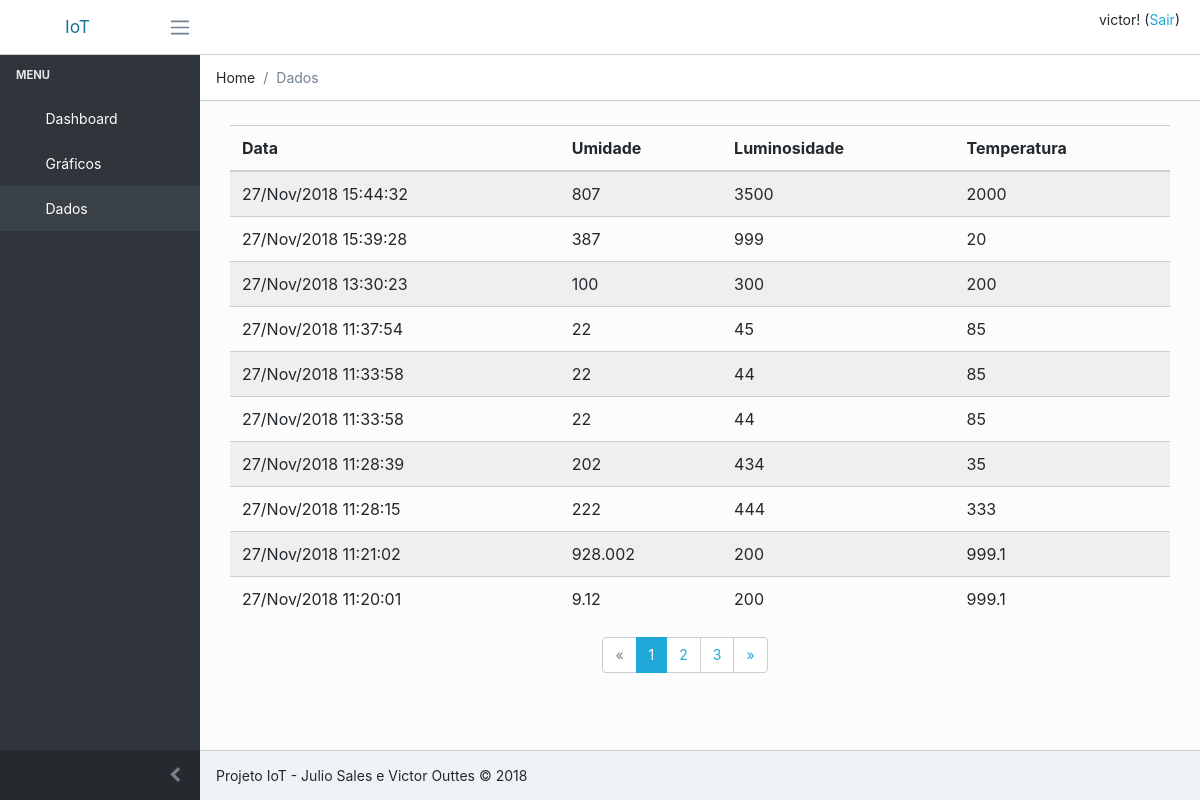
Page /data/ (signed in) on the earlier database version.
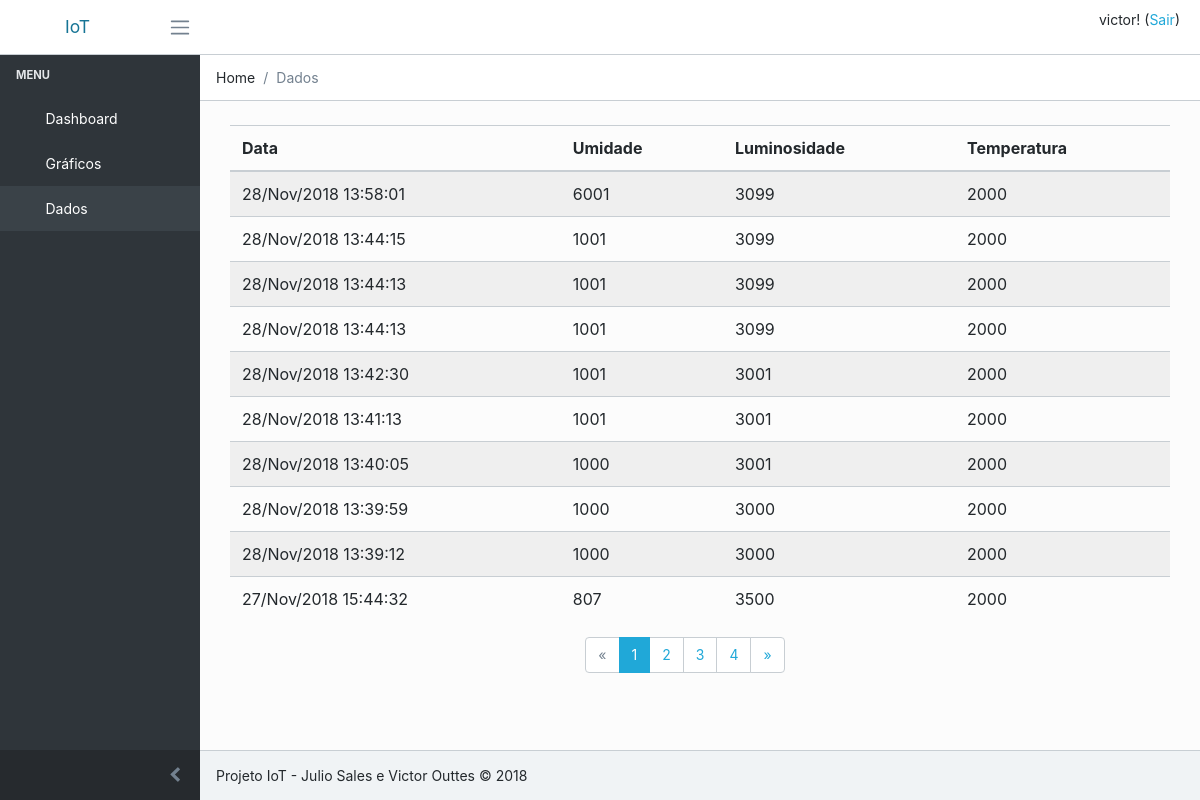
Same page on the later database version.
### home/models.py (models this page shows, shortened)
class Sensor(models.Model):
    date = models.DateTimeField(auto_now_add=True)
    temperature = models.CharField(max_length=30)
    sunlight = models.CharField(max_length=30)
    humidity = models.CharField(max_length=30)

### home/views.py (the view)
# urls.py: path('data/', home_views.list_all, name='data'),
@login_required
def list_all(request):
    page = request.GET.get('page')
    paginator = Paginator(Sensor.objects.order_by('-date').all(), ITEMS_PER_PAGE)
    total = paginator.count
    try:
        alldata = paginator.page(page)
    except InvalidPage:
        alldata = paginator.page(1)
    data = {'alldata': alldata, 'total': total}
    return render(request, 'home/data.html', data)

### home/templates/home/data.html
{% extends 'layout.html' %}
{% block breadcrumb %}
<ol class="breadcrumb">
    <li class="breadcrumb-item">Home</li>
    <li class="breadcrumb-item active">Dados</li>
</ol>
{% endblock %}
{% block main %}
<div class="animated fadeIn">
    <table class="row">
        <div class="table-responsive">
            <table class="table table-striped table-hover">
                <thead>
                    <tr>
                        <th>Data</th>
                        <th>Umidade</th>
                        <th>Luminosidade</th>
                        <th>Temperatura</th>
                    </tr>
                </thead>
                <tbody>
                    {% for d in alldata %}
                    <tr>
                        <td>{{d.date | date:'d/M/Y H:i:s'}}</td>
                        <td>{{d.humidity}}</td>
                        <td>{{d.sunlight}}</td>
                        <td>{{d.temperature}}</td>
                    </tr>
                    {% endfor %}
                </tbody>
            </table>
        </div>
        <div class="container row">
            <div class="col align-self-center">
                {% with alldata as paginated %}
                    {% include 'pagination.html' %}
                {% endwith %}
            </div>
        </div>
    </div>
</div>
{% endblock %}

Differences in the rows shown:
no longer on this page (row unchanged): Sensor: date "27/Nov/2018 15:39:28", humidity "387", sunlight "999", temperature "20"
no longer on this page (row unchanged): Sensor: date "27/Nov/2018 13:30:23", humidity "100", sunlight "300", temperature "200"
no longer on this page (row unchanged): Sensor: date "27/Nov/2018 11:37:54", humidity "22", sunlight "45", temperature "85"
no longer on this page (row unchanged): Sensor: date "27/Nov/2018 11:33:58", humidity "22", sunlight "44", temperature "85"
no longer on this page (row unchanged): Sensor: date "27/Nov/2018 11:33:58", humidity "22", sunlight "44", temperature "85"
no longer on this page (row unchanged): Sensor: date "27/Nov/2018 11:28:39", humidity "202", sunlight "434", temperature "35"
no longer on this page (row unchanged): Sensor: date "27/Nov/2018 11:28:15", humidity "222", sunlight "444", temperature "333"
no longer on this page (row unchanged): Sensor: date "27/Nov/2018 11:21:02", humidity "928.002", sunlight "200", temperature "999.1"
no longer on this page (row unchanged): Sensor: date "27/Nov/2018 11:20:01", humidity "9.12", sunlight "200", temperature "999.1"
added Sensor: date "28/Nov/2018 13:58:01", humidity "6001", sunlight "3099", temperature "2000"
added Sensor: date "28/Nov/2018 13:44:15", humidity "1001", sunlight "3099", temperature "2000"
added Sensor: date "28/Nov/2018 13:44:13", humidity "1001", sunlight "3099", temperature "2000"
added Sensor: date "28/Nov/2018 13:44:13", humidity "1001", sunlight "3099", temperature "2000"
added Sensor: date "28/Nov/2018 13:42:30", humidity "1001", sunlight "3001", temperature "2000"
added Sensor: date "28/Nov/2018 13:41:13", humidity "1001", sunlight "3001", temperature "2000"
added Sensor: date "28/Nov/2018 13:40:05", humidity "1000", sunlight "3001", temperature "2000"
added Sensor: date "28/Nov/2018 13:39:59", humidity "1000", sunlight "3000", temperature "2000"
added Sensor: date "28/Nov/2018 13:39:12", humidity "1000", sunlight "3000", temperature "2000"
Other differences:
new list line: "4"
